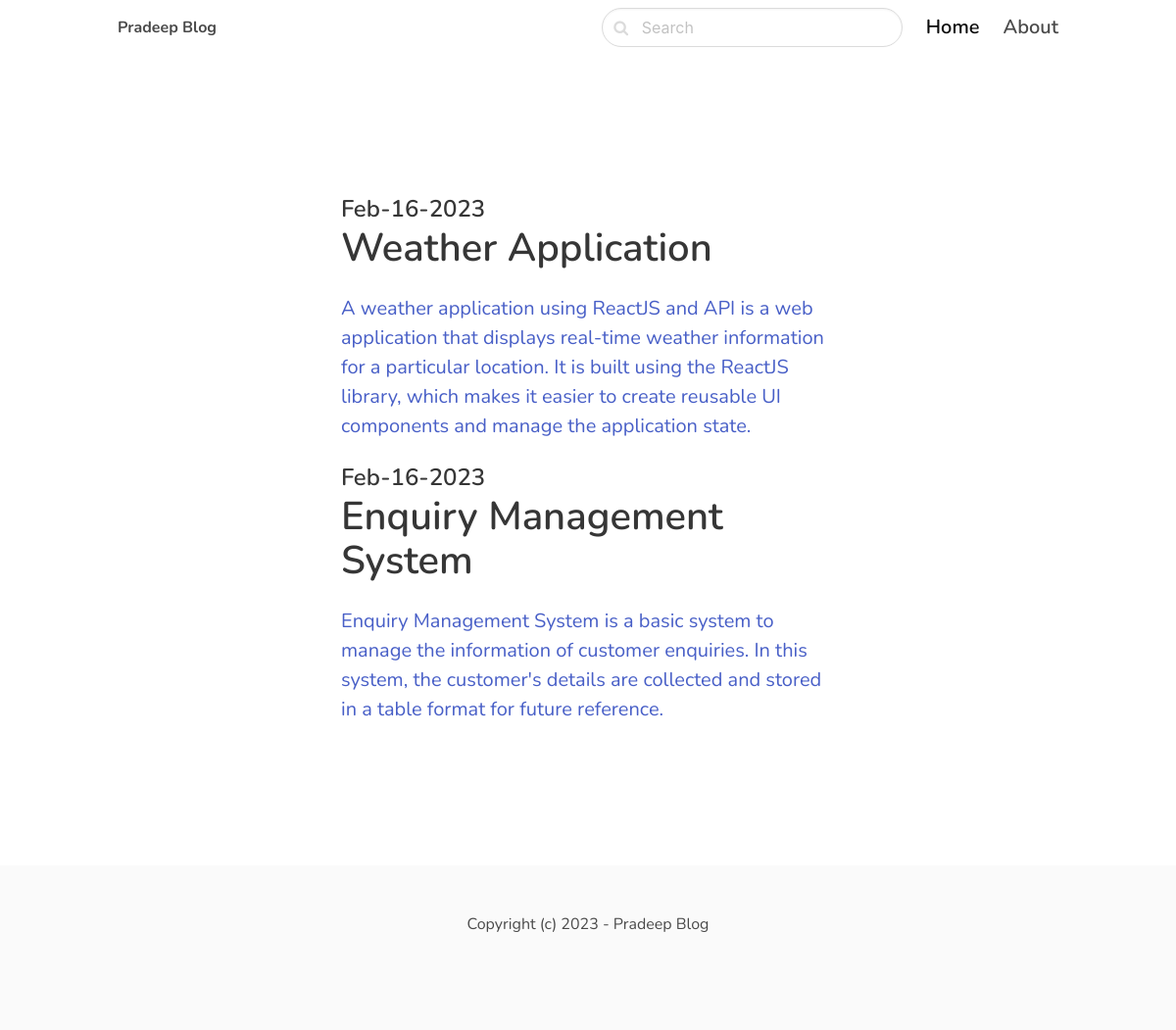
The app's page /front-end-development/ with its own data.
### blog/models.py (models this page shows, shortened)
class Post(models.Model):
    ACTIVE = 'active'
    DRAFT = 'draft'
    CHOICES_STATUS = {
        (ACTIVE,'Active'),
        (DRAFT,'Draft')
    }
    category = models.ForeignKey(Category, related_name='posts', on_delete=models.CASCADE)
    title = models.CharField(max_length=1000)
    slug = models.SlugField()
    intro = models.TextField()
    body = models.TextField()
    created_at = models.DateTimeField(auto_now_add=True)
    status = models.CharField(max_length=10, choices=CHOICES_STATUS, default=ACTIVE)
    image = models.ImageField(upload_to='uploads/', blank=True, null=True)
    class Meta:
        ordering = ('-created_at',)

### blog/views.py (the view)
# urls.py: path('<slug:slug>/',views.category,name='category_detail'),
def category(request,slug):
    category = get_object_or_404(Category, slug=slug)
    posts = category.posts.filter(status=Post.ACTIVE)
    return render(request, 'blog/category.html',{"category":category,'posts':posts})

### blog/templates/blog/category.html (shortened to what this page needs)
{% extends 'core/base.html' %}
{% block content %}
<section class="hero ">
    <div class="hero-body">
        <div class="container">
            <section class="section">
                <div class="columns">
                    <div class="column is-8 is-offset-2">
                        {% for post in posts %}
                            <div class="content is-medium">
                                <a href="{% url 'post_detail' post.category.slug post.slug %}">
                                    <h2 class="subtitle is-4">{{ post.created_at|date:'M-d-Y'}}</h2>
                                    <h1 class="title">{{ post.title }}</h1>
                                    <p>{{ post.intro }}</p>
                                </a>
                            </div>
                        {% empty %}
                            <div class="content">
                                <p>There is no posts in this Category...</p>
                            </div>
                        {% endfor %}
                    </div>
                </div>
            </section>
        </div>
    </div>
</section>
{% endblock %}

### Myapp/templates/core/base.html (style rules this page uses)
body { font-family: 'Nunito', sans-serif; }

### records on screen
Post: created_at "Feb-16-2023", title "Weather Application", intro "A weather application using ReactJS and API is a web application that displays real-time weather information for a particular location. It is built using the ReactJS library, which makes it easier to create reusable UI components and manage the application state."
Post: created_at "Feb-16-2023", title "Enquiry Management System", intro "Enquiry Management System is a basic system to manage the information of customer enquiries. In this system, the customer's details are collected and stored in a table format for future reference."
